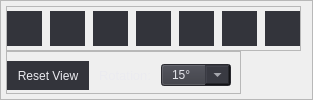
           <widget class="QFrame" name="NavigatorFrame">
            <property name="sizePolicy">
             <sizepolicy hsizetype="Preferred" vsizetype="Maximum">
              <horstretch>0</horstretch>
              <verstretch>0</verstretch>
             </sizepolicy>
            </property>
            <property name="minimumSize">
             <size>
              <width>0</width>
              <height>50</height>
             </size>
            </property>
            <property name="styleSheet">
             <string notr="true">QToolButton{
	color: rgb(235, 235, 240);
	background-color: rgb(51, 52, 59);
	padding: 5px;
}

QToolButton:pressed{
background-color: rgb(99, 101, 135);
}

QToolButton:hover{
background-color: rgb(99, 101, 135);
}

QToolButton:disabled{
background-color: rgb(58, 59, 67);
}</string>
            </property>
            <property name="frameShape">
             <enum>QFrame::StyledPanel</enum>
            </property>
            <property name="frameShadow">
             <enum>QFrame::Raised</enum>
            </property>
            <layout class="QVBoxLayout" name="verticalLayout_6">
             <property name="spacing">
              <number>0</number>
             </property>
             <property name="leftMargin">
              <number>5</number>
             </property>
             <property name="topMargin">
              <number>5</number>
             </property>
             <property name="bottomMargin">
              <number>5</number>
             </property>
             <item>
              <widget class="QFrame" name="NavigatorTools">
               <property name="sizePolicy">
                <sizepolicy hsizetype="Preferred" vsizetype="Preferred">
                 <horstretch>0</horstretch>
                 <verstretch>0</verstretch>
                </sizepolicy>
               </property>
               <property name="styleSheet">
                <string notr="true"/>
               </property>
               <property name="frameShape">
                <enum>QFrame::StyledPanel</enum>
               </property>
               <property name="frameShadow">
                <enum>QFrame::Raised</enum>
               </property>
               <layout class="QGridLayout" name="gridLayout">
                <property name="leftMargin">
                 <number>0</number>
                </property>
                <property name="topMargin">
                 <number>0</number>
                </property>
                <property name="rightMargin">
                 <number>0</number>
                </property>
                <property name="bottomMargin">
                 <number>0</number>
                </property>
                <property name="horizontalSpacing">
                 <number>8</number>
                </property>
                <property name="verticalSpacing">
                 <number>0</number>
                </property>
                <item row="0" column="1">
                 <widget class="QToolButton" name="rotateRightBtn">
                  <property name="cursor">
                   <cursorShape>PointingHandCursor</cursorShape>
                  </property>
                  <property name="toolTip">
                   <string>&lt;html&gt;&lt;head/&gt;&lt;body&gt;&lt;p&gt;&lt;span style=&quot; font-size:10pt; color:#ededed;&quot;&gt;Rotate view clockwise&lt;/span&gt;&lt;/p&gt;&lt;/body&gt;&lt;/html&gt;</string>
                  </property>
                  <property name="autoFillBackground">
                   <bool>false</bool>
                  </property>
                  <property name="styleSheet">
                   <string notr="true"/>
                  </property>
                  <property name="text">
                   <string/>
                  </property>
                  <property name="icon">
                   <iconset>
                    <normaloff>../icons/rotate_clockwise.png</normaloff>../icons/rotate_clockwise.png</iconset>
                  </property>
                  <property name="iconSize">
                   <size>
                    <width>20</width>
                    <height>20</height>
                   </size>
                  </property>
                  <property name="autoRepeat">
                   <bool>false</bool>
                  </property>
                  <property name="popupMode">
                   <enum>QToolButton::DelayedPopup</enum>
                  </property>
                  <property name="toolButtonStyle">
                   <enum>Qt::ToolButtonIconOnly</enum>
                  </property>
                  <property name="autoRaise">
                   <bool>true</bool>
                  </property>
                 </widget>
                </item>
                <item row="0" column="0">
                 <widget class="QToolButton" name="rotateLeftBtn">
                  <property name="cursor">
                   <cursorShape>PointingHandCursor</cursorShape>
                  </property>
                  <property name="toolTip">
                   <string>&lt;html&gt;&lt;head/&gt;&lt;body&gt;&lt;p&gt;&lt;span style=&quot; font-size:10pt; color:#ededed;&quot;&gt;Rotate view counter clockwise&lt;/span&gt;&lt;/p&gt;&lt;/body&gt;&lt;/html&gt;</string>
                  </property>
                  <property name="autoFillBackground">
                   <bool>false</bool>
                  </property>
                  <property name="styleSheet">
                   <string notr="true"/>
                  </property>
                  <property name="text">
                   <string/>
                  </property>
                  <property name="icon">
                   <iconset>
                    <normaloff>../icons/rotate_counter_clockwise.png</normaloff>../icons/rotate_counter_clockwise.png</iconset>
                  </property>
                  <property name="iconSize">
                   <size>
                    <width>20</width>
                    <height>20</height>
                   </size>
                  </property>
                  <property name="autoRepeat">
                   <bool>false</bool>
                  </property>
                  <property name="popupMode">
                   <enum>QToolButton::DelayedPopup</enum>
                  </property>
                  <property name="toolButtonStyle">
                   <enum>Qt::ToolButtonIconOnly</enum>
                  </property>
                  <property name="autoRaise">
                   <bool>true</bool>
                  </property>
                 </widget>
                </item>
                <item row="0" column="5">
                 <widget class="QToolButton" name="flipHorizontallyBtn">
                  <property name="cursor">
                   <cursorShape>PointingHandCursor</cursorShape>
                  </property>
                  <property name="toolTip">
                   <string>&lt;html&gt;&lt;head/&gt;&lt;body&gt;&lt;p&gt;&lt;span style=&quot; font-size:10pt; color:#ededed;&quot;&gt;Flip horizontally&lt;/span&gt;&lt;/p&gt;&lt;/body&gt;&lt;/html&gt;</string>
                  </property>
                  <property name="autoFillBackground">
                   <bool>false</bool>
                  </property>
                  <property name="styleSheet">
                   <string notr="true"/>
                  </property>
                  <property name="text">
                   <string/>
                  </property>
                  <property name="icon">
                   <iconset>
                    <normaloff>../icons/flip_horizontally.png</normaloff>../icons/flip_horizontally.png</iconset>
                  </property>
                  <property name="iconSize">
                   <size>
                    <width>20</width>
                    <height>20</height>
                   </size>
                  </property>
                  <property name="autoRepeat">
                   <bool>false</bool>
                  </property>
                  <property name="popupMode">
                   <enum>QToolButton::DelayedPopup</enum>
                  </property>
                  <property name="toolButtonStyle">
                   <enum>Qt::ToolButtonIconOnly</enum>
                  </property>
                  <property name="autoRaise">
                   <bool>true</bool>
                  </property>
                 </widget>
                </item>
                <item row="0" column="3">
                 <widget class="QToolButton" name="zoomOutBtn">
                  <property name="cursor">
                   <cursorShape>PointingHandCursor</cursorShape>
                  </property>
                  <property name="toolTip">
                   <string>&lt;html&gt;&lt;head/&gt;&lt;body&gt;&lt;p&gt;&lt;span style=&quot; font-size:10pt; color:#ededed;&quot;&gt;Zoom out&lt;/span&gt;&lt;/p&gt;&lt;/body&gt;&lt;/html&gt;</string>
                  </property>
                  <property name="autoFillBackground">
                   <bool>false</bool>
                  </property>
                  <property name="styleSheet">
                   <string notr="true"/>
                  </property>
                  <property name="text">
                   <string/>
                  </property>
                  <property name="icon">
                   <iconset>
                    <normaloff>../icons/zoom_out.png</normaloff>../icons/zoom_out.png</iconset>
                  </property>
                  <property name="iconSize">
                   <size>
                    <width>20</width>
                    <height>20</height>
                   </size>
                  </property>
                  <property name="autoRepeat">
                   <bool>false</bool>
                  </property>
                  <property name="popupMode">
                   <enum>QToolButton::DelayedPopup</enum>
                  </property>
                  <property name="toolButtonStyle">
                   <enum>Qt::ToolButtonIconOnly</enum>
                  </property>
                  <property name="autoRaise">
                   <bool>true</bool>
                  </property>
                 </widget>
                </item>
                <item row="0" column="6">
                 <widget class="QToolButton" name="fitInViewBtn">
                  <property name="cursor">
                   <cursorShape>PointingHandCursor</cursorShape>
                  </property>
                  <property name="toolTip">
                   <string>&lt;html&gt;&lt;head/&gt;&lt;body&gt;&lt;p&gt;&lt;span style=&quot; font-size:10pt; color:#ededed;&quot;&gt;Fit in view&lt;/span&gt;&lt;/p&gt;&lt;/body&gt;&lt;/html&gt;</string>
                  </property>
                  <property name="autoFillBackground">
                   <bool>false</bool>
                  </property>
                  <property name="styleSheet">
                   <string notr="true"/>
                  </property>
                  <property name="text">
                   <string/>
                  </property>
                  <property name="icon">
                   <iconset>
                    <normaloff>../icons/fit_in_view.png</normaloff>../icons/fit_in_view.png</iconset>
                  </property>
                  <property name="iconSize">
                   <size>
                    <width>20</width>
                    <height>20</height>
                   </size>
                  </property>
                  <property name="autoRepeat">
                   <bool>false</bool>
                  </property>
                  <property name="popupMode">
                   <enum>QToolButton::DelayedPopup</enum>
                  </property>
                  <property name="toolButtonStyle">
                   <enum>Qt::ToolButtonIconOnly</enum>
                  </property>
                  <property name="autoRaise">
                   <bool>true</bool>
                  </property>
                 </widget>
                </item>
                <item row="0" column="2">
                 <widget class="QToolButton" name="zoomInBtn">
                  <property name="cursor">
                   <cursorShape>PointingHandCursor</cursorShape>
                  </property>
                  <property name="toolTip">
                   <string>&lt;html&gt;&lt;head/&gt;&lt;body&gt;&lt;p&gt;&lt;span style=&quot; font-size:10pt; color:#ededed;&quot;&gt;Zoom in&lt;/span&gt;&lt;/p&gt;&lt;/body&gt;&lt;/html&gt;</string>
                  </property>
                  <property name="autoFillBackground">
                   <bool>false</bool>
                  </property>
                  <property name="styleSheet">
                   <string notr="true"/>
                  </property>
                  <property name="text">
                   <string/>
                  </property>
                  <property name="icon">
                   <iconset>
                    <normaloff>../icons/zoom_in.png</normaloff>../icons/zoom_in.png</iconset>
                  </property>
                  <property name="iconSize">
                   <size>
                    <width>20</width>
                    <height>20</height>
                   </size>
                  </property>
                  <property name="autoRepeat">
                   <bool>false</bool>
                  </property>
                  <property name="popupMode">
                   <enum>QToolButton::DelayedPopup</enum>
                  </property>
                  <property name="toolButtonStyle">
                   <enum>Qt::ToolButtonIconOnly</enum>
                  </property>
                  <property name="autoRaise">
                   <bool>true</bool>
                  </property>
                 </widget>
                </item>
                <item row="0" column="4">
                 <widget class="QToolButton" name="flipVerticallyBtn">
                  <property name="cursor">
                   <cursorShape>PointingHandCursor</cursorShape>
                  </property>
                  <property name="toolTip">
                   <string>&lt;html&gt;&lt;head/&gt;&lt;body&gt;&lt;p&gt;&lt;span style=&quot; font-size:10pt; color:#ededed;&quot;&gt;Flip vertically&lt;/span&gt;&lt;/p&gt;&lt;/body&gt;&lt;/html&gt;</string>
                  </property>
                  <property name="autoFillBackground">
                   <bool>false</bool>
                  </property>
                  <property name="styleSheet">
                   <string notr="true"/>
                  </property>
                  <property name="text">
                   <string/>
                  </property>
                  <property name="icon">
                   <iconset>
                    <normaloff>../icons/flip_vertically.png</normaloff>../icons/flip_vertically.png</iconset>
                  </property>
                  <property name="iconSize">
                   <size>
                    <width>20</width>
                    <height>20</height>
                   </size>
                  </property>
                  <property name="autoRepeat">
                   <bool>false</bool>
                  </property>
                  <property name="popupMode">
                   <enum>QToolButton::DelayedPopup</enum>
                  </property>
                  <property name="toolButtonStyle">
                   <enum>Qt::ToolButtonIconOnly</enum>
                  </property>
                  <property name="autoRaise">
                   <bool>true</bool>
                  </property>
                 </widget>
                </item>
               </layout>
              </widget>
             </item>
             <item alignment="Qt::AlignLeft">
              <widget class="QFrame" name="frame">
               <property name="sizePolicy">
                <sizepolicy hsizetype="Preferred" vsizetype="Maximum">
                 <horstretch>0</horstretch>
                 <verstretch>0</verstretch>
                </sizepolicy>
               </property>
               <property name="minimumSize">
                <size>
                 <width>0</width>
                 <height>40</height>
                </size>
               </property>
               <property name="styleSheet">
                <string notr="true"/>
               </property>
               <property name="frameShape">
                <enum>QFrame::StyledPanel</enum>
               </property>
               <property name="frameShadow">
                <enum>QFrame::Raised</enum>
               </property>
               <layout class="QHBoxLayout" name="horizontalLayout_4">
                <property name="spacing">
                 <number>10</number>
                </property>
                <property name="leftMargin">
                 <number>0</number>
                </property>
                <property name="bottomMargin">
                 <number>3</number>
                </property>
                <item>
                 <widget class="QToolButton" name="resetViewBtn">
                  <property name="font">
                   <font>
                    <pointsize>9</pointsize>
                   </font>
                  </property>
                  <property name="cursor">
                   <cursorShape>PointingHandCursor</cursorShape>
                  </property>
                  <property name="toolTip">
                   <string>&lt;html&gt;&lt;head/&gt;&lt;body&gt;&lt;p&gt;&lt;span style=&quot; font-size:10pt; color:#ededed;&quot;&gt;Reset the display angle of the view&lt;/span&gt;&lt;/p&gt;&lt;/body&gt;&lt;/html&gt;</string>
                  </property>
                  <property name="autoFillBackground">
                   <bool>false</bool>
                  </property>
                  <property name="styleSheet">
                   <string notr="true"/>
                  </property>
                  <property name="text">
                   <string>Reset View</string>
                  </property>
                  <property name="icon">
                   <iconset>
                    <normaloff>../icons/resetView.png</normaloff>../icons/resetView.png</iconset>
                  </property>
                  <property name="iconSize">
                   <size>
                    <width>30</width>
                    <height>20</height>
                   </size>
                  </property>
                  <property name="autoRepeat">
                   <bool>false</bool>
                  </property>
                  <property name="popupMode">
                   <enum>QToolButton::DelayedPopup</enum>
                  </property>
                  <property name="toolButtonStyle">
                   <enum>Qt::ToolButtonTextBesideIcon</enum>
                  </property>
                  <property name="autoRaise">
                   <bool>true</bool>
                  </property>
                  <property name="arrowType">
                   <enum>Qt::NoArrow</enum>
                  </property>
                 </widget>
                </item>
                <item>
                 <widget class="QLabel" name="label_rotate">
                  <property name="sizePolicy">
                   <sizepolicy hsizetype="Maximum" vsizetype="Preferred">
                    <horstretch>0</horstretch>
                    <verstretch>0</verstretch>
                   </sizepolicy>
                  </property>
                  <property name="font">
                   <font>
                    <family>Segoe UI</family>
                    <pointsize>10</pointsize>
                    <weight>50</weight>
                    <italic>false</italic>
                    <bold>false</bold>
                   </font>
                  </property>
                  <property name="styleSheet">
                   <string notr="true">color: rgb(235, 235, 240);</string>
                  </property>
                  <property name="text">
                   <string>Rotation:</string>
                  </property>
                 </widget>
                </item>
                <item>
                 <widget class="QComboBox" name="rotateValue_comboBox">
                  <property name="sizePolicy">
                   <sizepolicy hsizetype="Maximum" vsizetype="Maximum">
                    <horstretch>0</horstretch>
                    <verstretch>0</verstretch>
                   </sizepolicy>
                  </property>
                  <property name="minimumSize">
                   <size>
                    <width>0</width>
                    <height>22</height>
                   </size>
                  </property>
                  <property name="font">
                   <font>
                    <pointsize>-1</pointsize>
                   </font>
                  </property>
                  <property name="focusPolicy">
                   <enum>Qt::WheelFocus</enum>
                  </property>
                  <property name="styleSheet">
                   <string notr="true">QComboBox{
	background-color: rgb(57, 58, 66);
	padding-left: 10px;
	padding-right: 5px;
	color: rgb(228, 229, 235);
	font-size: 12px;
}

QListView{
	background-color:rgb(57, 58, 66);
	color: rgb(228, 229, 235);
	selection-background-color: rgb(99, 101, 135);
	font-size: 9px;
}

QComboBox:drop-down{
    width: 25px;
}

QComboBox QAbstractItemView {
	background-color: rgb(71, 74, 84);
    outline: none;
}

QComboBox QAbstractItemView:item:selected {
    background: rgb(47, 175, 178);
}</string>
                  </property>
                  <property name="iconSize">
                   <size>
                    <width>16</width>
                    <height>16</height>
                   </size>
                  </property>
                  <property name="frame">
                   <bool>true</bool>
                  </property>
                  <item>
                   <property name="text">
                    <string>15°</string>
                   </property>
                  </item>
                  <item>
                   <property name="text">
                    <string>30°</string>
                   </property>
                  </item>
                  <item>
                   <property name="text">
                    <string>45°</string>
                   </property>
                  </item>
                  <item>
                   <property name="text">
                    <string>90°</string>
                   </property>
                  </item>
                  <item>
                   <property name="text">
                    <string>180°</string>
                   </property>
                  </item>
                 </widget>
                </item>
               </layout>
              </widget>
             </item>
            </layout>
           </widget>
